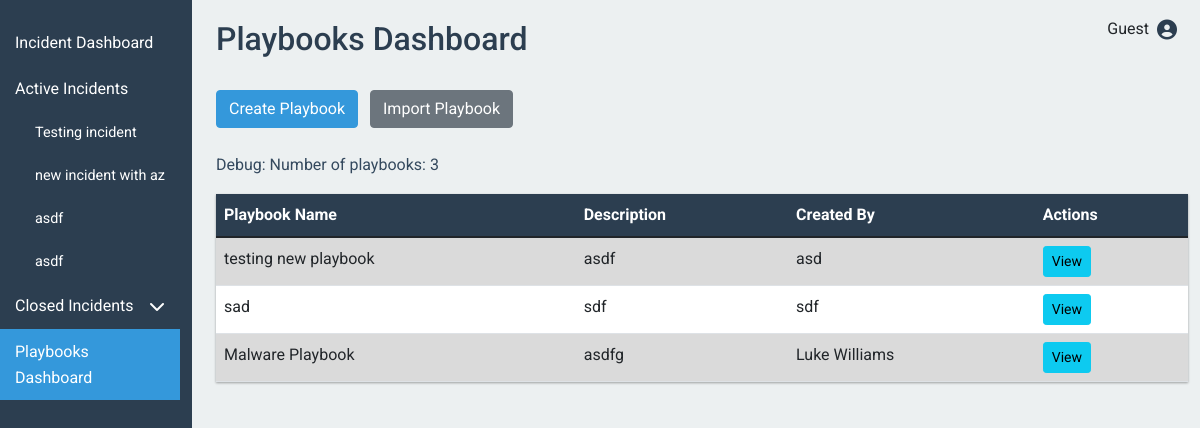
The page /playbooks on the database its author committed.
### models.py (models this page shows, shortened)
class Incident(db.Model):
    id = db.Column(db.Integer, primary_key=True)
    title = db.Column(db.String(100), nullable=False)
    severity = db.Column(db.String(50), nullable=False)
    description = db.Column(db.Text, nullable=False)
    handler = db.Column(db.String(100), nullable=False)
    date_created = db.Column(db.DateTime, default=datetime.utcnow)
    status = db.Column(db.String(20), default='in-progress')
    actions = db.relationship('Action', back_populates='incident', cascade='all, delete-orphan')

class Playbook(db.Model):
    id = db.Column(db.Integer, primary_key=True)
    name = db.Column(db.String(100), unique=True, nullable=False)
    description = db.Column(db.Text, nullable=False)
    created_by = db.Column(db.String(100), nullable=False)
    actions = db.relationship('Action', back_populates='playbook', lazy=True, cascade="all, delete-orphan")

### routes.py (the view)
@main_bp.route('/playbooks')
def playbooks():
    playbooks = Playbook.query.all()
    return render_template('playbooks.html', playbooks=playbooks)

### routes.py (called while the page is built)
@main_bp.before_request
def before_request():
    g.active_incidents = Incident.query.filter_by(status='in-progress').all()
    g.closed_incidents = Incident.query.filter_by(status='closed').all()
    g.playbooks = db.session.query(Playbook.name).distinct().all()

### templates/playbooks.html (shortened to what this page needs)
{% extends "base.html" %}
{% block content %}
<div class="row mb-4">
    <div class="col-md-12">
        <h2>Playbooks Dashboard</h2>
    </div>
</div>
<div class="row mb-4">
    <div class="col-md-12">
        <button type="button" class="btn btn-primary me-2" data-bs-toggle="modal" data-bs-target="#createPlaybookModal">
            Create Playbook
        </button>
        <button type="button" class="btn btn-secondary" data-bs-toggle="modal" data-bs-target="#importPlaybookModal">
            Import Playbook
        </button>
    </div>
</div>
<div class="row">
    <div class="col-md-12">
        <p>Debug: Number of playbooks: {{ playbooks|length }}</p>
        <table class="table table-striped">
            <thead>
                <tr>
                    <th>Playbook Name</th>
                    <th>Description</th>
                    <th>Created By</th>
                    <th>Actions</th>
                </tr>
            </thead>
            <tbody>
                {% for playbook in playbooks %}
                <tr>
                    <td>{{ playbook.name }}</td>
                    <td>{{ playbook.description }}</td>
                    <td>{{ playbook.created_by }}</td>
                    <td>
                        <a href="{{ url_for('main.view_playbook', playbook_id=playbook.id) }}" class="btn btn-sm btn-info">View</a>
                    </td>
                </tr>
                {% else %}
                <tr>
                    <td colspan="4">No playbooks found.</td>
                </tr>
                {% endfor %}
            </tbody>
        </table>
    </div>
</div>
{% endblock %}

### templates/base.html (shortened to what this page needs)
<!DOCTYPE html>
<html lang="en">
<head>
    <link href="https://cdn.jsdelivr.net/npm/bootstrap@5.1.3/dist/css/bootstrap.min.css" rel="stylesheet">
    <link rel="stylesheet" href="https://cdnjs.cloudflare.com/ajax/libs/font-awesome/6.1.1/css/all.min.css">
    <link rel="stylesheet" href="{{ url_for('static', filename='css/style.css') }}">
</head>
<body>
    <div class="container-fluid">
        <div class="row">
            <nav id="sidebar" class="col-md-3 col-lg-2 d-md-block sidebar">
                <div class="position-sticky">
                    <ul class="nav flex-column">
                        <li class="nav-item">
                            <a class="nav-link {% if request.endpoint == 'main.dashboard' %}active{% endif %}" href="{{ url_for('main.dashboard') }}">
                                Incident Dashboard
                            </a>
                        </li>
                        <li class="nav-item">
                            <a class="nav-link">Active Incidents</a>
                            <ul class="nav flex-column sidebar-submenu">
                                {% for incident in g.active_incidents %}
                                <li class="nav-item">
                                    <a class="nav-link sidebar-incident" href="{{ url_for('main.active_incident', id=incident.id) }}">
                                        {{ incident.title }}
                                    </a>
                                </li>
                                {% endfor %}
                            </ul>
                        </li>
                        <li class="nav-item">
                            <a class="nav-link d-flex justify-content-between align-items-center" href="#" data-bs-toggle="collapse" data-bs-target="#closedIncidents">
                                Closed Incidents
                                <i class="fas fa-chevron-down"></i>
                            </a>
                        </li>
                        <li class="nav-item">
                            <a class="nav-link {% if request.endpoint == 'main.playbooks' %}active{% endif %}" href="{{ url_for('main.playbooks') }}">
                                Playbooks Dashboard
                            </a>
                        </li>
                    </ul>
                </div>
            </nav>
            <main class="col-md-9 ms-sm-auto col-lg-10 px-md-4">
                {% block content %}{% endblock %}
            </main>
        </div>
    </div>
    <div class="user-profile-icon">
        <div class="dropdown">
            <a class="btn dropdown-toggle d-flex align-items-center" href="#" role="button" id="userDropdown" data-bs-toggle="dropdown" aria-expanded="false">
                {% if current_user.is_authenticated %}
                    <span class="me-2">{{ current_user.username }}</span>
                {% else %}
                    <span class="me-2">Guest</span>
                {% endif %}
                <i class="fas fa-user-circle fa-lg"></i>
            </a>
        </div>
    </div>
</body>
</html>

### static/css/style.css (style rules this page uses)
:root { --primary-color: #3498db; --secondary-color: #2c3e50; --background-color: #ecf0f1; --text-color: #34495e; --accent-color: #e74c3c; --border-color: #bdc3c7; }
.user-profile-icon { position: fixed; top: 10px; right: 10px; z-index: 1000; }
.user-profile-icon .dropdown-toggle::after { display: none; }
.user-profile-icon .fa-user-circle { color: var(--secondary-color); }
.nav-link .fas { margin-left: 5px; transition: transform 0.3s ease; }
body { font-family: 'Roboto', Arial, sans-serif; line-height: 1.6; margin: 0; padding: 0; background-color: var(--background-color); color: var(--text-color); }
.container-fluid { padding: 0; }
#sidebar { background-color: var(--secondary-color); color: white; min-height: 100vh; padding-top: 20px; }
#sidebar .nav-link { color: white; padding: 10px 15px; }
#sidebar .nav-link:hover, #sidebar .nav-link.active { background-color: var(--primary-color); }
.sidebar-submenu { padding-left: 20px; }
.sidebar-incident { color: #adb5bd; font-size: 0.9em; padding: 5px 15px; transition: all 0.3s ease; }
main { padding: 20px; }
h1, h2, h3 { color: var(--secondary-color); }
.btn-primary { background-color: var(--primary-color); border-color: var(--primary-color); }
.table { background-color: white; box-shadow: 0 1px 3px rgba(0,0,0,0.12), 0 1px 2px rgba(0,0,0,0.24); }
.table thead th { background-color: var(--secondary-color); color: white; }
.table-striped tbody tr:nth-of-type(odd) { background-color: rgba(0, 0, 0, 0.05); }
.table-striped tbody tr:nth-of-type(even) { background-color: #fff; }
.table-striped tbody tr td { background-color: inherit; }

### rows shown on the page
Incident: title "Testing incident"
Incident: title "new incident with az"
Incident: title "asdf"
Incident: title "asdf"
Playbook: name "testing new playbook", description "asdf", created_by "asd"
Playbook: name "sad", description "sdf", created_by "sdf"
Playbook: name "Malware Playbook", description "asdfg", created_by "Luke Williams"

### other values the page prints
{{ playbooks|length }} "3"
